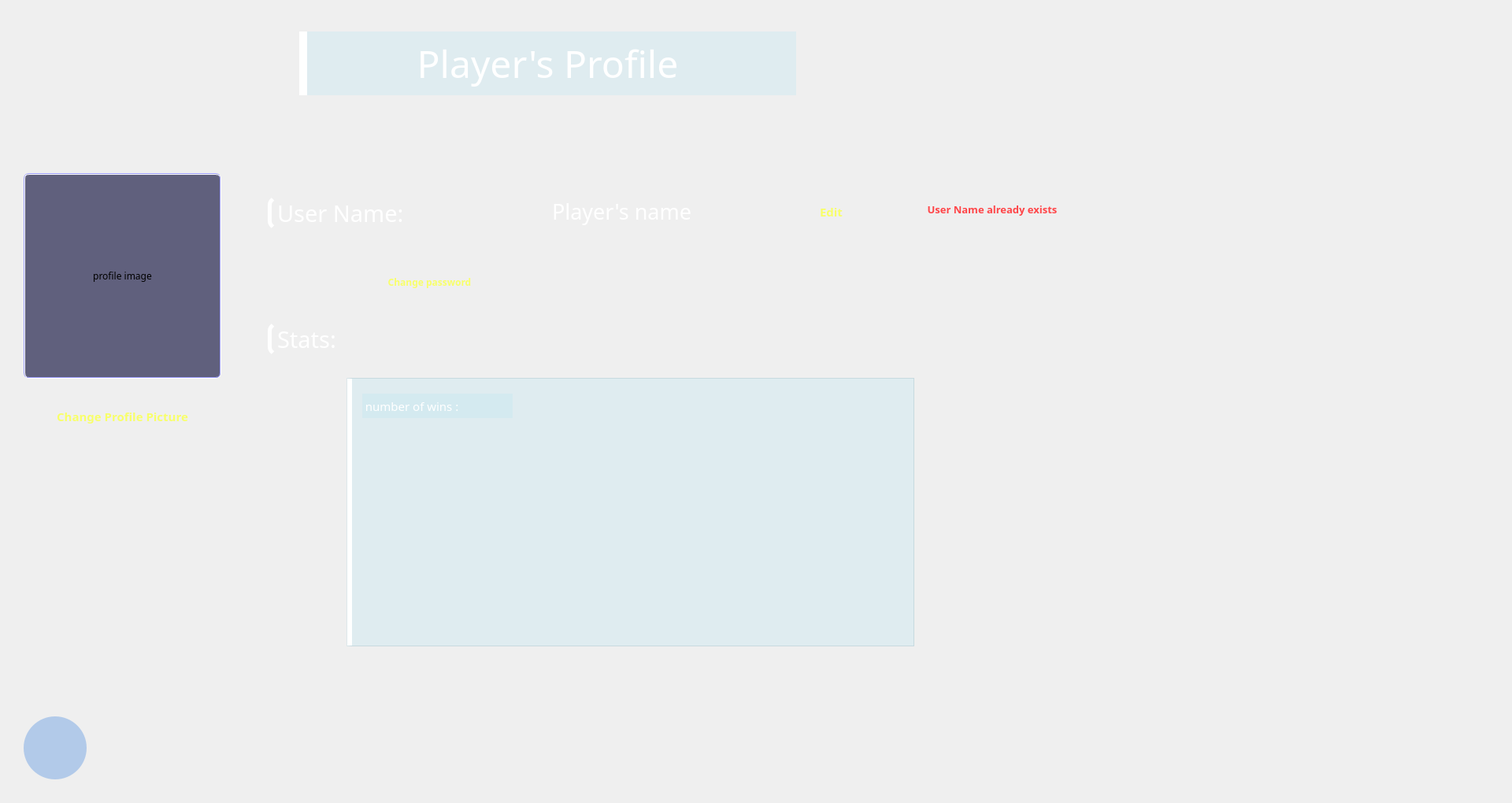
<?xml version="1.0" encoding="UTF-8"?>
<ui version="4.0">
 <class>Form</class>
 <widget class="QWidget" name="Form">
  <property name="geometry">
   <rect>
    <x>0</x>
    <y>0</y>
    <width>1920</width>
    <height>1020</height>
   </rect>
  </property>
  <property name="font">
   <font>
    <family>OCR A Extended</family>
   </font>
  </property>
  <property name="mouseTracking">
   <bool>true</bool>
  </property>
  <property name="windowTitle">
   <string>profile</string>
  </property>
  <property name="windowIcon">
   <iconset>
    <normaloff>icons8-space-64.png</normaloff>icons8-space-64.png</iconset>
  </property>
  <widget class="QLabel" name="label">
   <property name="geometry">
    <rect>
     <x>380</x>
     <y>40</y>
     <width>631</width>
     <height>81</height>
    </rect>
   </property>
   <property name="font">
    <font>
     <family>OCR A Extended</family>
     <pointsize>36</pointsize>
    </font>
   </property>
   <property name="styleSheet">
    <string notr="true">border-left: 10px solid  rgb(255, 255, 255);
background-color: rgba(184, 228, 240,0.3);
color: rgb(255, 255, 255);</string>
   </property>
   <property name="text">
    <string>Player's Profile</string>
   </property>
   <property name="alignment">
    <set>Qt::AlignCenter</set>
   </property>
  </widget>
  <widget class="QLabel" name="label_2">
   <property name="geometry">
    <rect>
     <x>30</x>
     <y>220</y>
     <width>251</width>
     <height>261</height>
    </rect>
   </property>
   <property name="sizePolicy">
    <sizepolicy hsizetype="Fixed" vsizetype="Fixed">
     <horstretch>0</horstretch>
     <verstretch>0</verstretch>
    </sizepolicy>
   </property>
   <property name="minimumSize">
    <size>
     <width>251</width>
     <height>231</height>
    </size>
   </property>
   <property name="styleSheet">
    <string notr="true">border-radius: 7px;
background-color: rgba(0, 0, 49,0.6);
border : 2px groove rgb(157, 158, 253);
</string>
   </property>
   <property name="text">
    <string>profile image</string>
   </property>
   <property name="alignment">
    <set>Qt::AlignCenter</set>
   </property>
   <property name="margin">
    <number>5</number>
   </property>
   <property name="indent">
    <number>5</number>
   </property>
  </widget>
  <widget class="QLabel" name="label_4">
   <property name="geometry">
    <rect>
     <x>0</x>
     <y>0</y>
     <width>1920</width>
     <height>1050</height>
    </rect>
   </property>
   <property name="text">
    <string/>
   </property>
   <property name="pixmap">
    <pixmap resource="resources.qrc">:/newPrefix/WhatsApp Image 2021-12-14 at 10.00.04 PM.jpeg</pixmap>
   </property>
   <property name="scaledContents">
    <bool>true</bool>
   </property>
  </widget>
  <widget class="QLabel" name="label_5">
   <property name="geometry">
    <rect>
     <x>340</x>
     <y>250</y>
     <width>251</width>
     <height>41</height>
    </rect>
   </property>
   <property name="font">
    <font>
     <family>OCR A Extended</family>
     <pointsize>22</pointsize>
    </font>
   </property>
   <property name="styleSheet">
    <string notr="true">color: rgb(255, 255, 255);
border-left: 5px solid  rgb(255, 255, 255);
border-radius : 10px;
</string>
   </property>
   <property name="text">
    <string>User Name:</string>
   </property>
   <property name="alignment">
    <set>Qt::AlignLeading|Qt::AlignLeft|Qt::AlignVCenter</set>
   </property>
  </widget>
  <widget class="QPushButton" name="pushButton">
   <property name="geometry">
    <rect>
     <x>10</x>
     <y>510</y>
     <width>291</width>
     <height>41</height>
    </rect>
   </property>
   <property name="font">
    <font>
     <family>OCR A Extended</family>
     <pointsize>11</pointsize>
     <weight>62</weight>
     <italic>false</italic>
     <bold>true</bold>
    </font>
   </property>
   <property name="styleSheet">
    <string notr="true">QPushButton{
	color:rgb(248, 255, 105);
	font: 11pt &quot;OCR A Extended&quot;;
	border-radius: 1px;
	border-bottom: 4px solid rgba(152, 186, 231,0);
	font-weight: 500;
}

QPushButton:hover{
	color: rgb(9, 6, 75);
	background-color: rgba(152, 186, 231,0.7);
	border-bottom: 4px solid rgb(152, 186, 231);
	font: 11pt &quot;OCR A Extended&quot;;
	box-sizing: border-box;
	font-weight: 500;
}</string>
   </property>
   <property name="text">
    <string>Change Profile Picture</string>
   </property>
   <property name="autoDefault">
    <bool>false</bool>
   </property>
   <property name="default">
    <bool>false</bool>
   </property>
   <property name="flat">
    <bool>false</bool>
   </property>
  </widget>
  <widget class="QLabel" name="label_7">
   <property name="geometry">
    <rect>
     <x>340</x>
     <y>410</y>
     <width>201</width>
     <height>41</height>
    </rect>
   </property>
   <property name="font">
    <font>
     <family>OCR A Extended</family>
     <pointsize>22</pointsize>
    </font>
   </property>
   <property name="styleSheet">
    <string notr="true">color: rgb(255, 255, 255);
border-left: 5px solid  rgb(255, 255, 255);
border-radius : 10px;
</string>
   </property>
   <property name="text">
    <string>Stats:</string>
   </property>
   <property name="alignment">
    <set>Qt::AlignLeading|Qt::AlignLeft|Qt::AlignVCenter</set>
   </property>
  </widget>
  <widget class="QLineEdit" name="lineEdit">
   <property name="geometry">
    <rect>
     <x>620</x>
     <y>240</y>
     <width>341</width>
     <height>61</height>
    </rect>
   </property>
   <property name="font">
    <font>
     <family>OCR A Extended</family>
     <pointsize>20</pointsize>
     <weight>50</weight>
     <italic>false</italic>
     <bold>false</bold>
    </font>
   </property>
   <property name="styleSheet">
    <string notr="true">QLineEdit{
	color: rgb(255, 255, 255);
	background-color: rgba(230, 230, 230,0) ;
	font: 20pt &quot;OCR A Extended&quot;;
	border-radius: 1px;
	border-bottom: 5px solid rgba(255,255,255,0);
}

QLineEdit:focus{
	background-color: rgba(230, 230, 230,0.6) ;
	border-bottom: 5px solid rgba(255,255,255,1);
}
</string>
   </property>
   <property name="inputMask">
    <string/>
   </property>
   <property name="text">
    <string>Player's name</string>
   </property>
   <property name="alignment">
    <set>Qt::AlignCenter</set>
   </property>
  </widget>
  <widget class="QPushButton" name="pushButton_2">
   <property name="geometry">
    <rect>
     <x>1020</x>
     <y>250</y>
     <width>71</width>
     <height>41</height>
    </rect>
   </property>
   <property name="font">
    <font>
     <family>OCR A Extended</family>
     <pointsize>11</pointsize>
     <weight>62</weight>
     <italic>false</italic>
     <bold>true</bold>
    </font>
   </property>
   <property name="styleSheet">
    <string notr="true">QPushButton{
	color:rgb(248, 255, 105);
	font: 11pt &quot;OCR A Extended&quot;;
	border-radius: 1px;
	border-bottom: 4px solid rgba(152, 186, 231,0);
	font-weight: 500;
}

QPushButton:hover{
	color: rgb(9, 18, 97);
	background-color: rgba(152, 186, 231,0.7);
	border-bottom: 4px solid rgb(152, 186, 231);
	font: 11pt &quot;OCR A Extended&quot;;
	box-sizing: border-box;
	font-weight: 500;
}</string>
   </property>
   <property name="text">
    <string>Edit</string>
   </property>
  </widget>
  <widget class="QLabel" name="label_6">
   <property name="geometry">
    <rect>
     <x>1130</x>
     <y>250</y>
     <width>260</width>
     <height>31</height>
    </rect>
   </property>
   <property name="font">
    <font>
     <pointsize>10</pointsize>
     <weight>62</weight>
     <bold>true</bold>
    </font>
   </property>
   <property name="styleSheet">
    <string notr="true">color: rgb(255, 69, 72);
font-weight: 500;
font-size: 10pt;</string>
   </property>
   <property name="text">
    <string>User Name already exists</string>
   </property>
   <property name="alignment">
    <set>Qt::AlignCenter</set>
   </property>
  </widget>
  <widget class="QPushButton" name="pushButton_3">
   <property name="geometry">
    <rect>
     <x>450</x>
     <y>340</y>
     <width>191</width>
     <height>41</height>
    </rect>
   </property>
   <property name="styleSheet">
    <string notr="true">QPushButton{
	color:rgb(248, 255, 105);
	font: 11pt &quot;OCR A Extended&quot;;
	border-radius: 1px;
	border-bottom: 4px solid rgba(152, 186, 231,0);
	font-weight: 500;
}

QPushButton:hover{
	color: rgb(9, 6, 75);
	background-color: rgba(152, 186, 231,0.7);
	border-bottom: 4px solid rgb(152, 186, 231);
	font: 11pt &quot;OCR A Extended&quot;;
	box-sizing: border-box;
	font-weight: 500;
}</string>
   </property>
   <property name="text">
    <string>Change password</string>
   </property>
  </widget>
  <widget class="QFrame" name="frame">
   <property name="geometry">
    <rect>
     <x>440</x>
     <y>480</y>
     <width>721</width>
     <height>341</height>
    </rect>
   </property>
   <property name="styleSheet">
    <string notr="true">border-left : 7px solid rgb(255, 255, 255);
background-color : rgba(184, 228, 240,0.3); </string>
   </property>
   <property name="frameShape">
    <enum>QFrame::StyledPanel</enum>
   </property>
   <property name="frameShadow">
    <enum>QFrame::Raised</enum>
   </property>
   <widget class="QLabel" name="label_8">
    <property name="geometry">
     <rect>
      <x>20</x>
      <y>20</y>
      <width>191</width>
      <height>31</height>
     </rect>
    </property>
    <property name="font">
     <font>
      <family>OCR A Extended</family>
      <pointsize>11</pointsize>
     </font>
    </property>
    <property name="styleSheet">
     <string notr="true">color: rgb(255, 255, 255);
border : none;</string>
    </property>
    <property name="text">
     <string> number of wins : </string>
    </property>
   </widget>
  </widget>
  <widget class="QPushButton" name="pushButton_4">
   <property name="geometry">
    <rect>
     <x>30</x>
     <y>910</y>
     <width>80</width>
     <height>80</height>
    </rect>
   </property>
   <property name="cursor">
    <cursorShape>PointingHandCursor</cursorShape>
   </property>
   <property name="styleSheet">
    <string notr="true">QPushButton{
	border-radius : 40px;
	background-color: rgba(152, 186, 231,0.7);
}

QPushButton:hover{
	background-color: rgb(152, 186, 231);
}</string>
   </property>
   <property name="text">
    <string/>
   </property>
   <property name="icon">
    <iconset>
     <normaloff>../space/icons/icons8-space-shuttle-50.png</normaloff>../space/icons/icons8-space-shuttle-50.png</iconset>
   </property>
   <property name="iconSize">
    <size>
     <width>50</width>
     <height>50</height>
    </size>
   </property>
  </widget>
  <zorder>label_4</zorder>
  <zorder>label</zorder>
  <zorder>label_2</zorder>
  <zorder>label_5</zorder>
  <zorder>pushButton</zorder>
  <zorder>label_7</zorder>
  <zorder>lineEdit</zorder>
  <zorder>pushButton_2</zorder>
  <zorder>label_6</zorder>
  <zorder>pushButton_3</zorder>
  <zorder>frame</zorder>
  <zorder>pushButton_4</zorder>
 </widget>
 <resources>
  <include location="resources.qrc"/>
 </resources>
 <connections>
  <connection>
   <sender>pushButton_2</sender>
   <signal>clicked()</signal>
   <receiver>lineEdit</receiver>
   <slot>showNormal()</slot>
   <hints>
    <hint type="sourcelabel">
     <x>906</x>
     <y>283</y>
    </hint>
    <hint type="destinationlabel">
     <x>685</x>
     <y>285</y>
    </hint>
   </hints>
  </connection>
 </connections>
</ui>
